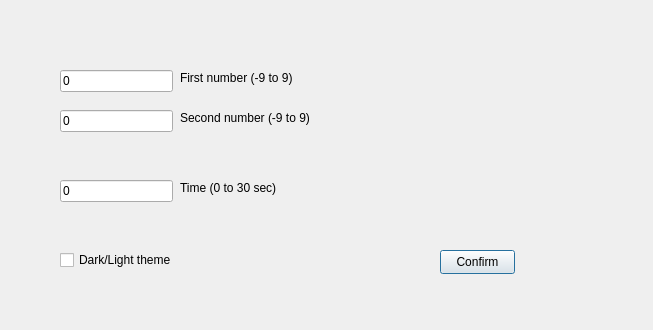
<?xml version="1.0" encoding="UTF-8"?>
<ui version="4.0">
 <class>MyDialog</class>
 <widget class="QDialog" name="MyDialog">
  <property name="geometry">
   <rect>
    <x>0</x>
    <y>0</y>
    <width>653</width>
    <height>330</height>
   </rect>
  </property>
  <property name="windowTitle">
   <string>Dialog</string>
  </property>
  <widget class="QLineEdit" name="lineEditFirstNum">
   <property name="geometry">
    <rect>
     <x>60</x>
     <y>70</y>
     <width>113</width>
     <height>22</height>
    </rect>
   </property>
   <property name="text">
    <string>0</string>
   </property>
  </widget>
  <widget class="QLineEdit" name="lineEditSecondNum">
   <property name="geometry">
    <rect>
     <x>60</x>
     <y>110</y>
     <width>113</width>
     <height>22</height>
    </rect>
   </property>
   <property name="text">
    <string>0</string>
   </property>
  </widget>
  <widget class="QLabel" name="labelFirstNum">
   <property name="geometry">
    <rect>
     <x>180</x>
     <y>70</y>
     <width>281</width>
     <height>16</height>
    </rect>
   </property>
   <property name="text">
    <string>First number (-9 to 9)</string>
   </property>
  </widget>
  <widget class="QLabel" name="labelSecondNum">
   <property name="geometry">
    <rect>
     <x>180</x>
     <y>110</y>
     <width>271</width>
     <height>16</height>
    </rect>
   </property>
   <property name="text">
    <string>Second number (-9 to 9)</string>
   </property>
  </widget>
  <widget class="QCheckBox" name="checkBoxTheme">
   <property name="geometry">
    <rect>
     <x>60</x>
     <y>250</y>
     <width>151</width>
     <height>20</height>
    </rect>
   </property>
   <property name="text">
    <string>Dark/Light theme</string>
   </property>
  </widget>
  <widget class="QLineEdit" name="lineEditTimer">
   <property name="geometry">
    <rect>
     <x>60</x>
     <y>180</y>
     <width>113</width>
     <height>22</height>
    </rect>
   </property>
   <property name="text">
    <string>0</string>
   </property>
  </widget>
  <widget class="QLabel" name="labelTimer">
   <property name="geometry">
    <rect>
     <x>180</x>
     <y>180</y>
     <width>251</width>
     <height>16</height>
    </rect>
   </property>
   <property name="text">
    <string>Time (0 to 30 sec)</string>
   </property>
  </widget>
  <widget class="QPushButton" name="pushButtonDialogConfirm">
   <property name="geometry">
    <rect>
     <x>440</x>
     <y>250</y>
     <width>75</width>
     <height>24</height>
    </rect>
   </property>
   <property name="text">
    <string>Confirm</string>
   </property>
  </widget>
 </widget>
 <resources/>
 <connections/>
</ui>
